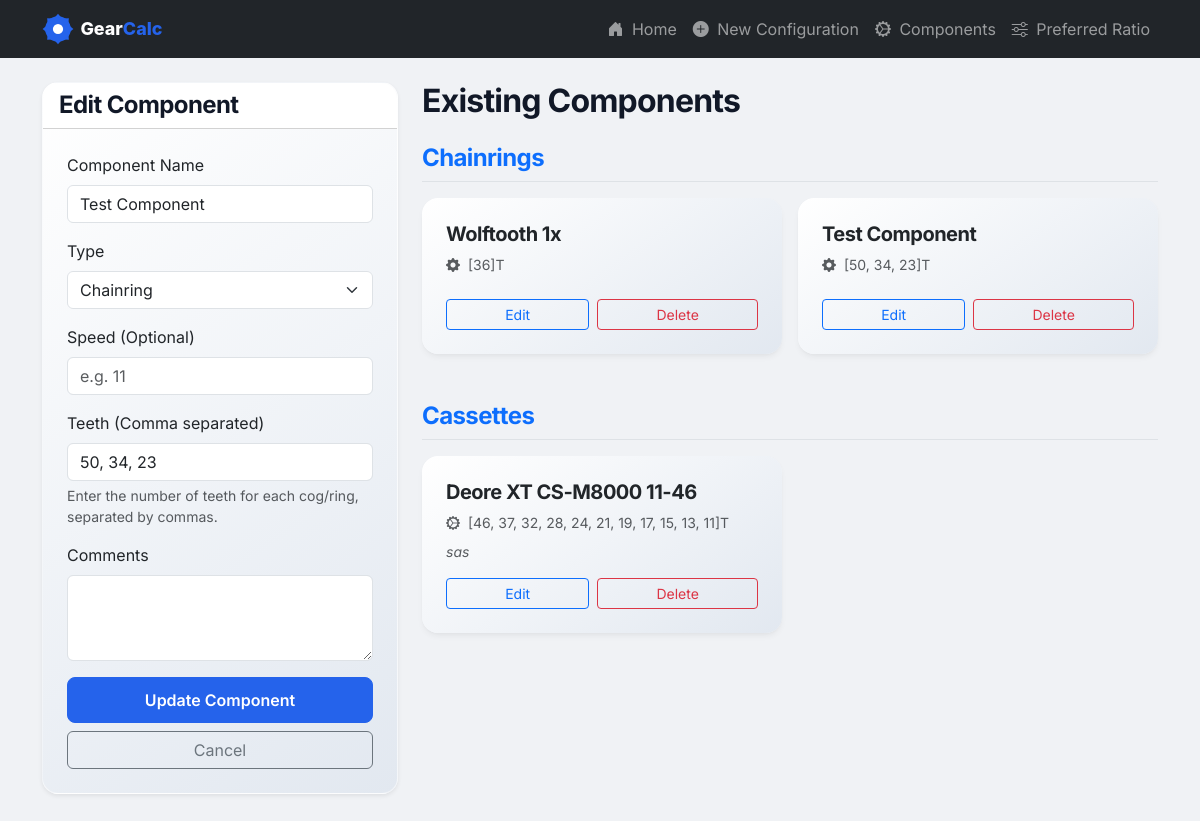
/components/86e409cf-d159-45b2-a519-3736a871766e, run on the app's committed database.
### database_model.py (models this page shows)
class BaseModel(Model):
    class Meta:
        database = db

class Component(BaseModel):
    id = CharField(primary_key=True)
    name = CharField()
    type = CharField() # Chainring, Cog, Cassette
    speed = IntegerField(null=True) # e.g. 11 for 11-speed
    teeth = TextField() # JSON string or comma-separated list of teeth
    comments = TextField(null=True)

### main.py (the view)
@app.get("/components/{component_id}", response_class=HTMLResponse)
async def edit_component_page(request: Request, component_id: str):
    chainrings = database_manager.get_components("Chainring")
    cassettes = database_manager.get_components("Cassette")
    component = business_logic.get_component(component_id)
    return templates.TemplateResponse("components.html", {
        "request": request,
        "chainrings": chainrings,
        "cassettes": cassettes,
        "edit_component": component
    })

### templates/components.html (shortened to what this page needs)
{% extends "base.html" %}
{% block content %}
<div class="row">
    <div class="col-lg-4 mb-5">
        <div class="card shadow-sm">
            <div class="card-header bg-white">
                <h4 class="mb-0">{% if edit_component %}Edit Component{% else %}Add Component{% endif %}</h4>
            </div>
            <div class="card-body">
                <form action="/components" method="post">
                    <div class="mb-3">
                        <label for="name" class="form-label">Component Name</label>
                        <input type="text" class="form-control" id="name" name="name" required
                            value="{{ edit_component.name if edit_component else '' }}" placeholder="e.g. Compact Road">
                    </div>
                    <div class="mb-3">
                        <label for="type" class="form-label">Type</label>
                        <select class="form-select" id="type" name="type" required>
                            <option value="Chainring" {% if edit_component and edit_component.type=='Chainring'
                                %}selected{% endif %}>Chainring</option>
                        </select>
                    </div>
                    <div class="mb-3">
                        <label for="speed" class="form-label">Speed (Optional)</label>
                        <input type="number" class="form-control" id="speed" name="speed"
                            value="{{ edit_component.speed if edit_component and edit_component.speed else '' }}"
                            placeholder="e.g. 11">
                    </div>
                    <div class="mb-3">
                        <label for="teeth" class="form-label">Teeth (Comma separated)</label>
                        <input type="text" class="form-control" id="teeth" name="teeth" required
                            value="{{ edit_component.teeth_str if edit_component else '' }}"
                            placeholder="e.g. 50, 34 or 11, 12, 13...">
                        <div class="form-text">Enter the number of teeth for each cog/ring, separated by commas.</div>
                    </div>
                    <div class="mb-3">
                        <label for="comments" class="form-label">Comments</label>
                        <textarea class="form-control" id="comments" name="comments"
                            rows="3">{{ (edit_component.comments or '') if edit_component else '' }}</textarea>
                    </div>
                    <div class="d-grid gap-2">
                        <button type="submit" class="btn btn-primary">{% if edit_component %}Update Component{% else
                            %}Add Component{% endif %}</button>
                        {% if edit_component %}
                        <a href="/components" class="btn btn-outline-secondary">Cancel</a>
                        {% endif %}
                    </div>
                </form>
            </div>
        </div>
    </div>
    <div class="col-lg-8">
        <h2 class="mb-4">Existing Components</h2>
        <h4 class="text-primary border-bottom pb-2 mb-3">Chainrings</h4>
        <div class="row g-3 mb-5">
            {% for ring in chainrings %}
            <div class="col-md-6">
                <div class="card h-100 border-0">
                    <div class="card-body d-flex flex-column">
                        <div class="d-flex justify-content-between align-items-start mb-2">
                            <h5 class="card-title mb-0 fw-bold">{{ ring.name }}</h5>
                        </div>
                        <p class="card-text text-muted small mb-2">
                            <i class="bi bi-gear-fill me-1"></i> {{ ring.teeth }}T
                        </p>
                        <div class="mt-auto d-flex gap-2">
                            <a href="/components/{{ ring.id }}"
                                class="btn btn-sm btn-outline-primary flex-grow-1">Edit</a>
                            <button onclick="deleteItem('/components/{{ ring.id }}')"
                                class="btn btn-sm btn-outline-danger flex-grow-1">Delete</button>
                        </div>
                    </div>
                </div>
            </div>
            {% else %}
            <div class="col-12">
                <div class="alert alert-light text-muted text-center">No chainrings found.</div>
            </div>
            {% endfor %}
        </div>
        <h4 class="text-primary border-bottom pb-2 mb-3">Cassettes</h4>
        <div class="row g-3">
            {% for cassette in cassettes %}
            <div class="col-md-6">
                <div class="card h-100 border-0">
                    <div class="card-body d-flex flex-column">
                        <div class="d-flex justify-content-between align-items-start mb-2">
                            <h5 class="card-title mb-0 fw-bold">{{ cassette.name }}</h5>
                        </div>
                        <p class="card-text text-muted small mb-2">
                            <i class="bi bi-gear-wide-connected me-1"></i> {{ cassette.teeth }}T
                        </p>
                        {% if cassette.comments %}
                        <p class="card-text text-muted small mb-3 fst-italic">{{ cassette.comments }}</p>
                        {% else %}
                        <div class="mb-3"></div>
                        {% endif %}
                        <div class="mt-auto d-flex gap-2">
                            <a href="/components/{{ cassette.id }}"
                                class="btn btn-sm btn-outline-primary flex-grow-1">Edit</a>
                            <button onclick="deleteItem('/components/{{ cassette.id }}')"
                                class="btn btn-sm btn-outline-danger flex-grow-1">Delete</button>
                        </div>
                    </div>
                </div>
            </div>
            {% else %}
            <div class="col-12">
                <div class="alert alert-light text-muted text-center">No cassettes found.</div>
            </div>
            {% endfor %}
        </div>
    </div>
</div>
{% endblock %}

### static/css/styles.css (style rules this page uses)
body { background-color: #f0f2f5; font-family: 'Inter', system-ui, -apple-system, sans-serif; color: #1a1a1a; -webkit-font-smoothing: antialiased; }
h1, h2, h3, h4, h5, h6 { font-weight: 700; color: #111827; letter-spacing: -0.025em; }
.card { border: 1px solid rgba(255, 255, 255, 0.5); border-radius: 16px; box-shadow: 0 4px 6px -1px rgba(0, 0, 0, 0.05), 0 2px 4px -1px rgba(0, 0, 0, 0.03); transition: all 0.3s cubic-bezier(0.4, 0, 0.2, 1); background: linear-gradient(145deg, #ffffff, #e2e8f0); backdrop-filter: blur(10px); overflow: hidden; }
.card-body { padding: 1.5rem; }
.btn-primary { background-color: #2563eb; border-color: #2563eb; font-weight: 600; padding: 0.625rem 1.25rem; border-radius: 8px; transition: all 0.2s; }

### data on the page
Component: name "Test Component", type "Chainring", teeth "[50, 34, 23]"
Component: name "Wolftooth 1x", teeth "[36]"
Component: name "Deore XT CS-M8000 11-46", teeth "[46, 37, 32, 28, 24, 21, 19, 17, 15, 13, 11]", comments "sas"
